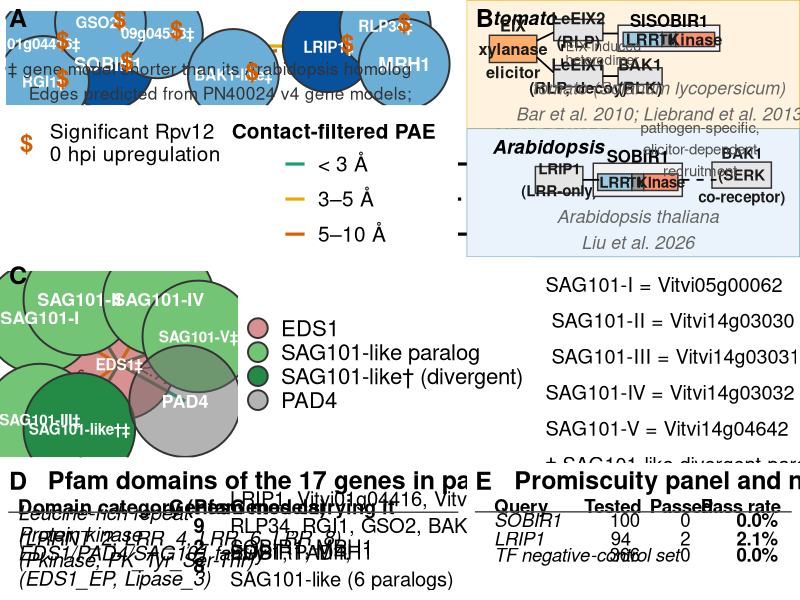
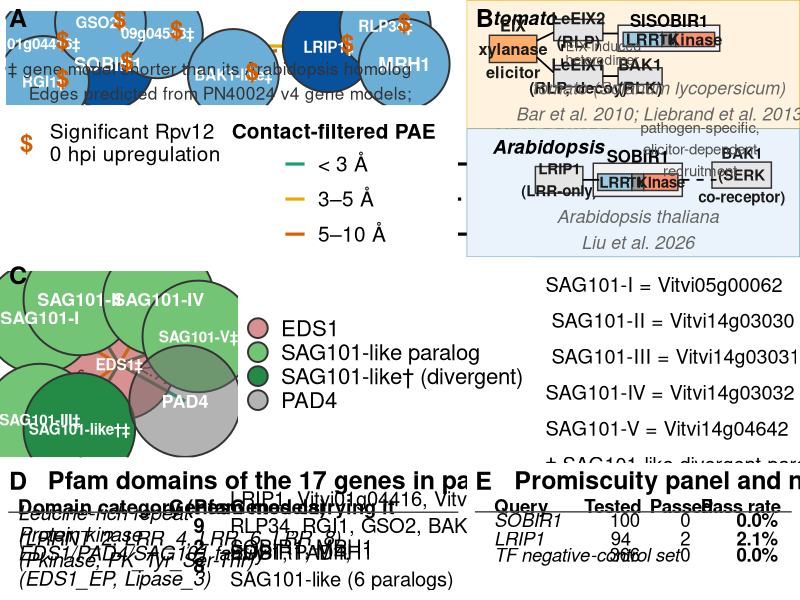
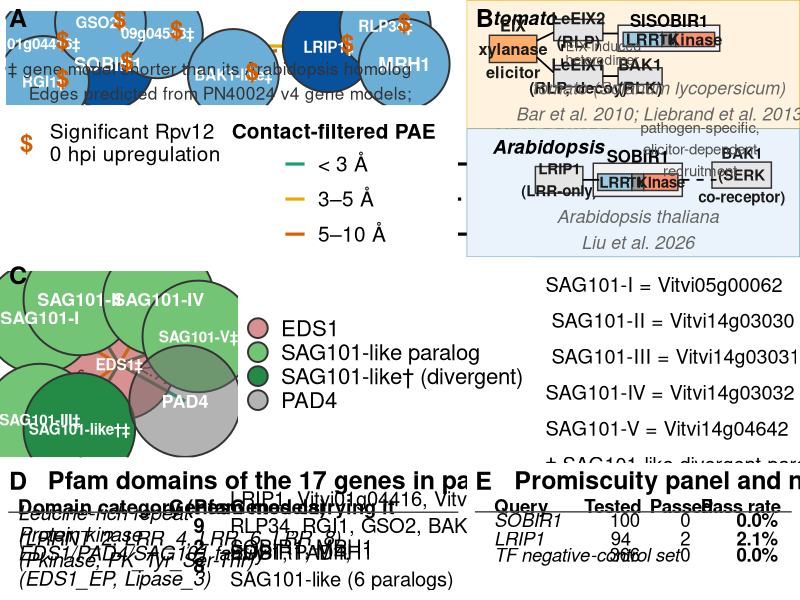

Reproduce these figures in R, in order.
# 2026-10-16: PAE edge classes shown as numerical ranges only (no confidence labels; reviewer).
# 2026-10-16: renumbered to the manuscript (this script builds manuscript Figure 4; was Figure_5_rebuild.R); also copies
# the PNG and PDF to BMC_PlantBiology/Figures_main/Figure_4.*
# Figure 5 rebuild — SOBIR1/LRIP1-centered structural complex + EDS1-SAG101-PAD4
# + domain composition + stickiness validation.
#
# The earlier version of this figure was a hand-built schematic with no editable source; this
# script recreates it from scratch with current values, verified 2026-08-28.
#
# Panel decisions:
#  - Panel A: rebuilt as the 9-gene/10-edge NOVEL_PREDICTIONS network from
#    Supplementary_Table_9.xlsx (all_positive_hits), replacing the old
#    7-partner SOBIR1-only radial diagram.
#  - Panel B: BOTH the tomato LeEIX-SOBIR1 schematic AND a new Arabidopsis
#    LRIP1-SOBIR1-BAK1 schematic (Liu et al., 2026).
#  - Panel C: EDS1 + 7 confirmed partners (5 SAG101-like paralogs + 1
#    divergent Lipase_3-only paralog + PAD4). SARD4 dropped (only 1/5
#    models pass in ST9, not a strict pass).
#  - Panel D: domain composition recomputed for ONLY the 17 genes actually
#    shown in panels A+C (not the full 43-gene structural set) — 3
#    categories present (LRR, Kinase, EDS1/PAD4/SAG101 family), each 2 of
#    6 domain types (33.3%), verified directly from ST9's Domain_architecture
#    sheet (not from the pre-aggregated 43-gene domain_summary).
#  - Panel E: stickiness validation, final controlled 100-protein-panel
#    numbers, shown as a table (a bar chart made the tiny 0.0%/2.1%/~0.2%
#    differences visually misleading).
#
# NOTE on panel A layout: VK flagged "2 edges between SOBIR1 and LRIP1" —
# checked the underlying data (ST9 NOVEL_PREDICTIONS) and there is only ONE
# true SOBIR1-LRIP1 edge (PAE 7.80); the other line she's seeing is the
# separate 09g04548-SOBIR1 edge (PAE 9.91), which the Results text
# explicitly describes as one of SOBIR1's three real confirmed partners
# ("two independent routes" between the two hubs). Deleting it would
# misrepresent a real, textually-cited finding, so instead the layout below
# spreads the two hubs further apart to make the two distinct edges visually
# unambiguous. Flag if this isn't what was meant.

library(ggplot2)
library(ggtext)
library(ggraph)
library(igraph)
library(cowplot)
library(scales)
library(grid)

outdir <- "06_PCNWA/combat_protected/figures"

anchor_col  <- "#08519c"
partner_col <- "#6baed6"
de_true_col <- "#D55E00"

mm_pt <- 25.4 / 72.27          # mm per pt, for bumping mm-based text "size" aesthetics
bump  <- function(mm, pt) mm + pt * mm_pt

# ── Panel A: SOBIR1/LRIP1 9-gene / 10-edge network ───────────────────────────

nodesA <- data.frame(
  id    = c("SOBIR1","LRIP1","01g04416","09g04548","RLP34","RGI1","GSO2","BAK1-like","MRH1"),  # 2026-10-15: BAK1-like (Vitvi12g01277 fragment)
  role  = c("anchor","anchor", rep("partner",7)),
  de0h  = c(TRUE, TRUE, TRUE, TRUE, TRUE, TRUE, TRUE, TRUE, FALSE),
  x = c(0.22, 0.80,  0.05, 0.35,  0.95, 0.05,  0.20, 0.55, 1.00),
  y = c(0.30, 0.55,  0.60, 0.75,  0.85, 0.05,  0.90, 0.15, 0.30)
)

edgesA <- data.frame(
  from = c("01g04416","09g04548","RLP34","RGI1","01g04416","01g04416","09g04548","01g04416","LRIP1","LRIP1"),
  to   = c("09g04548","SOBIR1","LRIP1","SOBIR1","GSO2","BAK1-like","BAK1-like","LRIP1","MRH1","SOBIR1"),
  ipTM = c(0.82,0.82,0.82,0.80,0.80,0.79,0.79,0.77,0.83,0.79),
  PAE  = c(2.83,9.91,2.33,8.35,3.53,1.85,1.68,3.95,8.92,7.80),
  # 2026-10-22: pair source as declared in Table S10 (all_positive_hits, declared_category)
  source = c("receptor family","within-module","within-module","within-module","receptor family",
             "receptor family","receptor family","within-module","cross-module","cross-module")   # receptor family = receptor-family screen
)
edgesA$tier <- cut(edgesA$PAE, breaks = c(-Inf,3,5,10), labels = c("< 3 Å","3–5 Å","5–10 Å"))
edgesA$source <- factor(edgesA$source, levels = c("within-module","cross-module","receptor family"))

gA <- graph_from_data_frame(edgesA, directed = FALSE, vertices = nodesA$id)
V(gA)$role <- setNames(nodesA$role, nodesA$id)[V(gA)$name]
V(gA)$de0h <- setNames(nodesA$de0h, nodesA$id)[V(gA)$name]
# 2026-10-19: "‡" = PN40024 v4 gene model differs from its closest Arabidopsis homolog (> 25 residues of the homolog
# missing at either end of the best BLASTP alignment; PPIs/scripts/gene_model_audit.py). SOBIR1 and MRH1 are unaffected.
modelA_differs <- c("LRIP1","01g04416","09g04548","RLP34","RGI1","GSO2","BAK1-like")
V(gA)$lab <- ifelse(V(gA)$name %in% modelA_differs, paste0(V(gA)$name, "‡"), V(gA)$name)
layoutA <- create_layout(gA, layout = "manual", x = nodesA$x, y = nodesA$y)

Pa <- ggraph(layoutA) +
  geom_edge_link(aes(color = tier, label = PAE, edge_linetype = source), width = 1.1,
                  angle_calc = "along", label_dodge = unit(3, "mm"),
                  label_size = bump(3.7, 2.75), label_colour = "grey20") +
  scale_edge_linetype_manual(values = c("within-module" = "solid", "cross-module" = "dashed",
                                        "receptor family" = "dotted"), name = "Pair source",
                             guide = guide_legend(order = 3, nrow = 3, title.position = "top", title.hjust = 0.5,
                                                  keywidth = unit(14, "mm"), override.aes = list(edge_width = 1.1))) +
  geom_node_point(aes(fill = role), shape = 21, size = 30, color = "grey20", stroke = 1) +
  geom_node_text(aes(label = lab, filter = !name %in% modelA_differs), size = bump(3.75, 2.75), fontface = "bold", color = "white",
                 nudge_y = 0, lineheight = 0.8) +
  geom_node_text(aes(label = lab, filter = name %in% modelA_differs), size = bump(3.75, 2.75) * 0.82, fontface = "bold", color = "white",
                 nudge_y = 0, lineheight = 0.8) +   # marked labels slightly smaller so they stay inside the node
  annotate("text", x = 1.02, y = -0.12, hjust = 1, size = bump(3.4, 2.75), color = "grey20",
           label = "‡ gene model shorter than its Arabidopsis homolog\nEdges predicted from PN40024 v4 gene models;\nnot reproduced with longer gene models (Table S10)") +   # 2026-10-22 reframing
  geom_node_text(aes(label = ifelse(de0h, "$", "")), size = 6, fontface = "bold",
                 color = de_true_col, nudge_x = 0.05, nudge_y = 0.055) +
  geom_node_text(
    aes(
      label = ifelse(de0h, "$", ""),
      color = "upregulated"
    ),
    size = 6,
    fontface = "bold",
    nudge_x = 0.05,
    nudge_y = 0.055
  ) +
  
  scale_color_manual(
    values = c(upregulated = de_true_col),
    labels = c(upregulated = "Significant Rpv12\n0 hpi upregulation"),
    name = NULL,
    guide = guide_legend(
      order = 1,
      override.aes = list(
        label = "$",
        size = 6,
        fontface = "bold"
      )
    )
  ) +
  scale_edge_color_manual(values = c("< 3 Å" = "#1b9e77", "3–5 Å" = "#e6ab02", "5–10 Å" = "#d95f02"),
                           name = "Contact-filtered PAE", guide = guide_legend(order = 2, nrow = 3, byrow = TRUE,
                                                                               title.position = "top",
                                                                               title.hjust = 0.5)) +
  scale_fill_manual(values = c(anchor = anchor_col, partner = partner_col),
                     labels = c(anchor = "SOBIR1 / LRIP1\n(anchors)", partner = "Predicted\npartner"),
                     name = NULL, guide = guide_legend(order = 1, override.aes = list(size = 6), nrow = 3)) +
  scale_x_continuous(expand = expansion(mult = 0.10)) +
  scale_y_continuous(expand = expansion(mult = c(0.16, 0.10))) +
  theme_void(base_size = 16) +
  theme(
    plot.background  = element_rect(fill = "white", color = NA),
    panel.background = element_rect(fill = "white", color = NA),
    legend.position  = "bottom",
    legend.box       = "horizontal",
    legend.box.just  = "top",
    legend.box.margin = margin(t = 6),
    legend.spacing.x = unit(4, "mm"),
    legend.text      = element_text(size = 15),
    legend.title     = element_text(size = 15, face = "bold"),
    plot.margin      = margin(8, 4, 4, 4),
    plot.caption     = ggtext::element_markdown(size = 16, color = "grey30", hjust = 0.5)
  )

# ── Panel B: two architecture schematics (tomato + Arabidopsis) ─────────────

domain_box <- function(x0, x1, y, h, fill, label, txt_col = "grey10", txt_size = 2.8) {
  list(
    geom_rect(aes(xmin = x0, xmax = x1, ymin = y - h/2, ymax = y + h/2), fill = fill, color = "grey20"),
    annotate("text", x = (x0+x1)/2, y = y, label = label, size = txt_size, fontface = "bold", color = txt_col)
  )
}

Pb1 <- ggplot() +
  # 2026-10-19 redraw (Bar et al. 2010; Liebrand et al. 2013): EIX binds both LeEIX1 and LeEIX2; only LeEIX2 signals and
  # associates with SlSOBIR1; BAK1 binds the decoy LeEIX1 (not LeEIX2); EIX induces a LeEIX1-LeEIX2 heterodimer (dashed).
  annotate("text", x = 0.6, y = 4.4, label = "tomato", fontface = "bold.italic", size = bump(3.75, 3.2), hjust = 0) +
  domain_box(0.5, 1.9, 3.1, 1.15, "#fdae6b", "EIX\nxylanase\nelicitor", txt_size = bump(3, 3.2)) +
  domain_box(2.4, 3.85, 3.9, 0.9, "grey90", "LeEIX2\n(RLP)", txt_size = bump(3, 3.2)) +
  domain_box(2.4, 3.85, 1.95, 0.9, "grey90", "LeEIX1\n(RLP, decoy)", txt_size = bump(3, 3.2)) +
  domain_box(4.3, 7.3, 3.55, 1.1, "grey95", "") +
  annotate("text", x = 5.8, y = 4.3, label = "SlSOBIR1", fontface = "bold", size = bump(3.2, 3)) +
  # SOBIR1 = extracellular LRRs, transmembrane segment (GxxxG motif), cytoplasmic kinase (Bi et al. 2015 MPP)
  domain_box(4.45, 5.6, 3.5, 0.6, "#9ecae1", "LRR", txt_size = bump(3, 3.2)) +
  domain_box(5.6, 6.0, 3.5, 0.6, "grey60", "TM", txt_size = bump(2.4, 2.6)) +
  domain_box(6.0, 7.15, 3.5, 0.6, "#fc9272", "Kinase", txt_size = bump(3, 3.2)) +
  domain_box(4.3, 5.6, 1.95, 0.7, "grey90", "BAK1\n(RLK)", txt_size = bump(3, 3.2)) +
  annotate("segment", x = 1.9, xend = 2.4, y = 3.45, yend = 3.8, linewidth = 0.6) +   # EIX -> LeEIX2
  annotate("segment", x = 1.9, xend = 2.4, y = 2.75, yend = 2.1, linewidth = 0.6) +   # EIX -> LeEIX1
  annotate("segment", x = 3.85, xend = 4.3, y = 3.75, yend = 3.75, linewidth = 0.6) + # LeEIX2 - SlSOBIR1
  annotate("segment", x = 3.85, xend = 4.3, y = 1.95, yend = 1.95, linewidth = 0.6) + # LeEIX1 - BAK1
  annotate("segment", x = 2.65, xend = 2.65, y = 2.4, yend = 3.45, linewidth = 0.6, linetype = "dashed") +
  annotate("text", x = 2.75, y = 2.92, label = "EIX-induced\nheterodimer", hjust = 0, size = bump(2.5, 2.7), color = "grey30", lineheight = 0.85) +
  annotate("text", x = 5.5, y = 0.9, label = "tomato (Solanum lycopersicum)\nBar et al. 2010; Liebrand et al. 2013",
           size = bump(3.5, 3), fontface = "italic", color = "grey40") +
  coord_cartesian(xlim = c(0.5, 9), ylim = c(0.3, 4.6), clip = "off") +
  theme_void(base_size = 16) +
  theme(plot.background = element_rect(fill = "#fff3e0", color = "#e6ab02"),
        panel.background = element_rect(fill = "#fff3e0", color = NA),
        plot.margin = margin(6, 6, 6, 6))

Pb2 <- ggplot() +
  annotate("text", x = 0.6, y = 4.4, label = "Arabidopsis", fontface = "bold.italic", size = bump(3.75, 3.2), hjust = 0) +
  # LRIP1 box 1.3x wider
  domain_box(2.05, 3.65, 3, 1.125, "grey90", "LRIP1\n(LRR-only)", txt_size = bump(2.8, 3)) +
  domain_box(4.0, 7.0, 3, 1.4, "grey95", "") +
  annotate("text", x = 5.5, y = 4.0, label = "SOBIR1", fontface = "bold", size = bump(3.2, 3)) +
  domain_box(4.15, 5.3, 2.9, 0.7, "#9ecae1", "LRR", txt_size = bump(2.8, 3)) +   # SOBIR1 architecture as in tomato panel
  domain_box(5.3, 5.7, 2.9, 0.7, "grey60", "TM", txt_size = bump(2.4, 2.6)) +
  domain_box(5.7, 6.85, 2.9, 0.7, "#fc9272", "Kinase", txt_size = bump(2.8, 3)) +
  # BAK1 box: connecting line to SOBIR1 made 1.5x longer (0.5 -> 0.75, box left edge 7.5 -> 7.75),
  # then box itself widened 1.3x (width 1.4 -> 1.82)
  domain_box(8, 10, 3.2, 1.1, "grey90", "BAK1\n(SERK\nco-receptor)", txt_size = bump(2.8, 3)) +
  annotate("segment", x = 3.65, xend = 4.2, y = 3, yend = 3, linewidth = 0.6) +
  annotate("segment", x = 7.0, xend = 8.15, y = 3, yend = 3, linewidth = 0.6, linetype = "dashed") +
  annotate("text", x = 7.6, y = 4.3, label = "pathogen-specific,\nelicitor-dependent\nrecruitment", size = bump(2.75, 3), color = "grey30") +
  annotate("text", x = 5.5, y = 0.9, label = "Arabidopsis thaliana\nLiu et al. 2026",
           size = bump(3.5, 3), fontface = "italic", color = "grey40") +
  coord_cartesian(xlim = c(0.5, 10.2), ylim = c(0.3, 4.6), clip = "off") +
  theme_void(base_size = 16) +
  theme(plot.background = element_rect(fill = "#eaf3fb", color = "#4292c6"),
        panel.background = element_rect(fill = "#eaf3fb", color = NA),
        plot.margin = margin(6, 6, 6, 6))

Pb <- plot_grid(Pb1, Pb2, nrow = 2)

# ── Panel C: EDS1 hub + 7 confirmed partners ────────────────────────────────
# Edge lengths shortened to 75% of the original hub-to-partner distance.

nodesC_orig <- data.frame(
  id   = c("EDS1","SAG101-I","SAG101-II","SAG101-III","SAG101-IV","SAG101-V","SAG101-like†","PAD4"),
  role = c("anchor", rep("partner",5), "partner_dagger", "partner_pad4"),
  x = c(0.5, 0.20, 0.35, 0.20, 0.65, 0.80, 0.35, 0.75),
  y = c(0.5, 0.75, 0.85, 0.20, 0.85, 0.65, 0.15, 0.30)
)
hub <- c(0.5, 0.5)
nodesC <- nodesC_orig
nodesC$x <- hub[1] + 1.15 * (nodesC_orig$x - hub[1])
nodesC$y <- hub[2] + 1.15 * (nodesC_orig$y - hub[2])

# SAG101-I..V = Vitvi05g00062, Vitvi14g03030, Vitvi14g03031, Vitvi14g03032, Vitvi14g04642 (in that order)
edgesC <- data.frame(
  from = rep("EDS1", 7),
  to   = c("SAG101-I","SAG101-II","SAG101-III","SAG101-IV","SAG101-V","SAG101-like†","PAD4"),
  ipTM = c(0.87, 0.88, 0.77, 0.87, 0.86, 0.84, 0.88),
  PAE  = c(3.09, 2.84, 4.76, 3.21, 2.12, 2.70, 2.77)
)
edgesC$tier <- cut(edgesC$PAE, breaks = c(-Inf,3,5,10), labels = c("< 3 Å","3–5 Å","5–10 Å"))

gC <- graph_from_data_frame(edgesC, directed = FALSE, vertices = nodesC$id)
V(gC)$role <- setNames(nodesC$role, nodesC$id)[V(gC)$name]
# 2026-10-19: "‡" as in panel A: EDS1 (Vitvi17g04216, C-terminus), SAG101-III (Vitvi14g03031, N-terminus),
# SAG101-V (Vitvi14g04642, C-terminus) and the divergent paralog (Vitvi14g03033, C-terminus).
modelC_differs <- c("EDS1","SAG101-III","SAG101-V","SAG101-like†")
V(gC)$lab <- ifelse(V(gC)$name %in% modelC_differs, paste0(V(gC)$name, "‡"), V(gC)$name)
layoutC <- create_layout(gC, layout = "manual", x = nodesC$x, y = nodesC$y)

Pc_net <- ggraph(layoutC) +
  geom_edge_link(aes(color = tier, label = PAE), width = 1.1,
                 angle_calc = "along", label_dodge = unit(3, "mm"),
                 label_size = bump(3.7, 2.75), label_colour = "grey20") +
  geom_node_point(aes(fill = role), shape = 21, size =  37, color = "grey20", stroke = 1) +
  geom_node_text(aes(label = lab, filter = !name %in% modelC_differs), size = bump(3.6, 2.7), fontface = "bold", color = "white", lineheight = 0.8) +
  geom_node_text(aes(label = lab, filter = name %in% modelC_differs), size = bump(3.6, 2.7) * 0.85, fontface = "bold", color = "white", lineheight = 0.8) +
  scale_edge_color_manual(values = c("< 3 Å" = "#1b9e77","3–5 Å" = "#e6ab02","5–10 Å" = "#d95f02"), guide = "none") +
  scale_fill_manual(values = c(anchor = alpha("firebrick", 0.5), partner = "#74c476",
                                partner_dagger = "#238b45", partner_pad4 = alpha("dimgray", 0.5)),
                     labels = c(anchor = "EDS1", partner = "SAG101-like paralog",
                                partner_dagger = "SAG101-like† (divergent)", partner_pad4 = "PAD4"),
                     name = NULL) +
  scale_x_continuous(expand = expansion(mult = 0.25)) +
  scale_y_continuous(expand = expansion(mult = 0.22)) +
  guides(fill = guide_legend(override.aes = list(size = 6))) +
  theme_void(base_size = 16) +
  theme(
    plot.background  = element_rect(fill = "white", color = NA),
    panel.background = element_rect(fill = "white", color = NA),
    legend.position  = "right",
    legend.text      = element_text(size = 16),
    legend.title     = element_text(size = 16, face = "bold"),
    plot.margin      = margin(10, 4, 4, 0)
  )

Pc_text <- ggplot() +
  annotate("text", x = 0, y = 3, hjust = 0, vjust = 1, lineheight = 1.5, size = bump(4, 3),
           label = paste0(
             "SAG101-I = Vitvi05g00062\n SAG101-II = Vitvi14g03030\n SAG101-III = Vitvi14g03031\n",
             "SAG101-IV = Vitvi14g03032\nSAG101-V = Vitvi14g04642\n",
             "† SAG101-like divergent paralog:\n retains the Lipase_3 domain only\n lacks EDS1_EP\n",
             "‡ gene model shorter than its\n Arabidopsis homolog")) +
  coord_cartesian(xlim = c(0, 1), ylim = c(-0.4, 3.2), clip = "off") +
  theme_void()

Pc <- plot_grid(Pc_net, Pc_text, ncol = 2, rel_widths = c(1, 0.5))

# ── Panel D: domain composition — genes shown in panels A + C only (17 genes) ──
# Recomputed directly from ST9's Domain_architecture sheet (not the 43-gene
# domain_summary), restricted to the 9 panel-A + 8 panel-C gene IDs. All 3
# categories present tie at exactly 33.3% (2 of 6 domain types each), so a
# bar chart carries no information — shown as a table instead, listing
# unique common gene names (the 6 SAG101-family paralogs collapse to one
# "SAG101" entry, since they share the same common name).

# 2026-10-15: rebuilt from ST8 sheet 3 after the strict Pfam filter (domain_filter_ST8.py; genome-wide hmmscan):
# genes per category, Pfam models listed; no "types" / "% share" columns (reviewer).
domD <- data.frame(
  category = c("Leucine-rich repeat\n(LRRNT_2, LRR_4, LRR_6, LRR_8)", "Protein kinase\n(Pkinase, PK_Tyr_Ser-Thr)",
               "EDS1/PAD4/SAG101 family\n(EDS1_EP, Lipase_3)"),
  n        = c("9", "2", "8"),
  genes    = c("LRIP1, Vitvi01g04416, Vitvi09g04548,\nRLP34, RGI1, GSO2, BAK1-like,\nSOBIR1, MRH1",
               "SOBIR1, MRH1", "EDS1, PAD4,\nSAG101-like (6 paralogs)")
)

col_xD <- c(0, 8.2, 9.6)
nD <- nrow(domD)
row_yD <- c(4.2, 2.8, 1.6)

Pd <- ggplot(domD) +
  annotate("text", x = col_xD[1], y = row_yD, label = domD$category, hjust = 0, lineheight = 1.05, size = bump(3, 6), fontface = "italic") +
  annotate("text", x = col_xD[2], y = row_yD, label = domD$n, hjust = 0.5, size = bump(3, 6), fontface = "bold") +
  annotate("text", x = col_xD[3], y = row_yD, label = domD$genes, hjust = 0, vjust = 0.5, lineheight = 1.1, size = bump(3, 6)) +
  annotate("text", x = col_xD, y = 5.4, label = c("Domain category (Pfam models)", "Genes", "Genes carrying it"),
           hjust = c(0, 0.5, 0), size = bump(3, 6), fontface = "bold") +
  geom_hline(yintercept = 5.05, linewidth = 0.5, color = "grey30") +
  labs(title = "Pfam domains of the 17 genes in panels A and C") +
  coord_cartesian(xlim = c(0.5, 19), ylim = c(0.2, 5.9), clip = "off") +
  theme_void(base_size = 18) +
  theme(
    plot.background  = element_rect(fill = "white", color = NA),
    plot.title.position = "plot",
    plot.title = element_text(
      size = 18,
      face = "bold",
      margin = margin(l = 1, unit = "cm")
    ),
    plot.margin      = margin(6, 6, 6, 6)
  )

# ── Panel E: stickiness validation — table, not a bar chart ─────────────────
# A bar chart made the tiny 0.0%/2.1%/~0.2% differences look dramatic and
# misleading; shown as a plain table instead.

domE <- data.frame(  # 2026-10-15: third row = pre-specified TF negative-control set (0/366), not a mixed 0-0.6% range
  query   = c("SOBIR1","LRIP1","TF negative-control set"),
  tested  = c("100","94","366"),
  passed  = c("0","2","0"),
  pct     = c("0.0%","2.1%","0.0%")
)

# c(4.4, 3.3, 2.3)
col_x <- c(0, 2.6, 4.1, 5.4)
n <- nrow(domE)
Pe <- ggplot(domE) +
  annotate("text", x = col_x[1], y = c(3.3,2.5,1.8), label = domE$query, hjust = 0, size = bump(3.75, 2.75), fontface = "italic") +
  annotate("text", x = col_x[2], y = c(3.3,2.5,1.8), label = domE$tested, hjust = 0.1, size = bump(3.75, 2.75)) +
  annotate("text", x = col_x[3], y = c(3.3,2.5,1.8), label = domE$passed, hjust = 0.1, size = bump(3.75, 2.75)) +
  annotate("text", x = col_x[4], y = c(3.3,2.5,1.8), label = domE$pct, hjust = 0.1, size = bump(3.75, 2.75), fontface = "bold") +
  annotate("text", x = col_x, y = n + 0.9, label = c("Query","Tested","Passed","Pass rate"),
           hjust = c(0,0.5,0.5,0.5), size = bump(3.75, 2.75), fontface = "bold") +
  geom_hline(yintercept = n + 0.65, linewidth = 0.5, color = "grey30") +
  labs(title = "Promiscuity panel and negative-control set") +
  coord_cartesian(xlim = c(-0.1, 6.2), ylim = c(0.4, n + 1.2), clip = "off") +
  theme_void(base_size = 18) +
  theme(
    plot.background  = element_rect(fill = "white", color = NA),
    plot.title.position = "plot",
    plot.title = element_text(
      size = 18,
      face = "bold",
      margin = margin(l = 1, unit = "cm")),
    plot.margin      = margin(6, 6, 6, 6)
  )

# ── Combine and save ─────────────────────────────────────────────────────────

row1 <- plot_grid(Pa, Pb, ncol = 2, rel_widths = c(1.4, 1), labels = c("A","B"), label_size = 18)
row3 <- plot_grid(Pd, Pe, ncol = 2, rel_widths = c(1.4,1), labels = c("D","E"), label_size = 18)

combined <- plot_grid(
  row1, Pc, row3,
  nrow = 3, rel_heights = c(1.5, 1.2, 0.8),
  labels = c("", "C", ""), label_size = 18
) + theme(plot.background = element_rect(fill = "white", color = NA))

ggsave(file.path(outdir, "Figure_4_rebuild.png"), combined, width = 42, height = 36, units = "cm", dpi = 300)
ggsave(file.path(outdir, "Figure_4_rebuild.tiff"), combined, width = 42, height = 36, units = "cm", dpi = 600, compression = "lzw")
cairo_pdf(file.path(outdir, "Figure_4_rebuild.pdf"), width = 42/2.54, height = 36/2.54)
print(combined)
dev.off()

message("Done. Files saved to: ", outdir)

file.copy(file.path(outdir, c("Figure_4_rebuild.png", "Figure_4_rebuild.pdf")),
          file.path("../draft/Sections_by_VK/BMC_PlantBiology/Figures_main", c("Figure_4.png", "Figure_4.pdf")), overwrite = TRUE)
